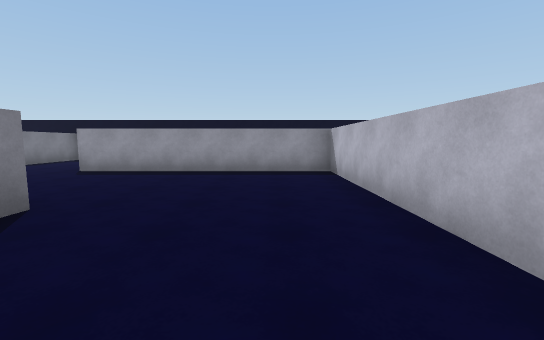
View 1 (above)

24 first-person views from a walk through a scene from a Unity 3-D project. The camera is 1.4 m above the floor, tilts 6° down and sees 90° across. The floor is counted in squares, 2 m on a side. Each view is taken from the middle of a square. On the plan, view 1 faces up. The plan holds only what a view shows up to about 9 squares ahead; the rest is blank. The player character is not drawn.

View 2
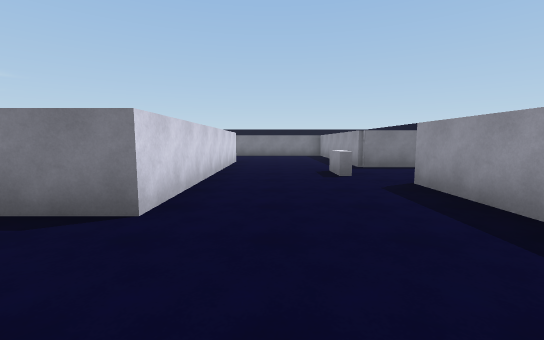

View 3
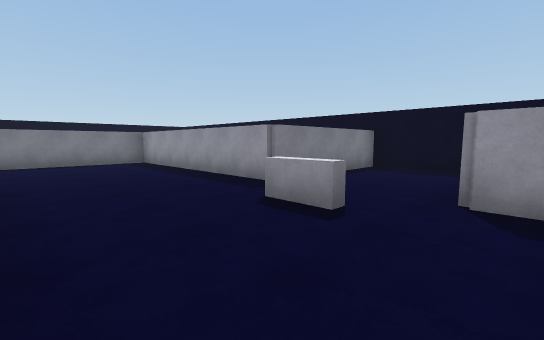

View 4
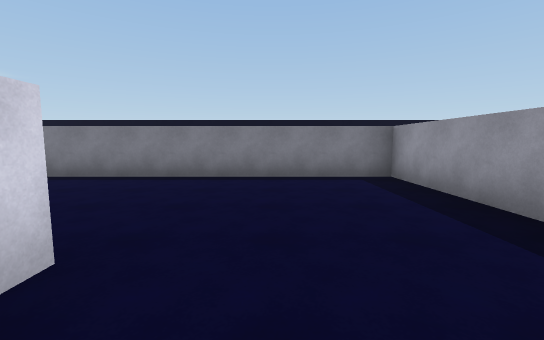

View 5
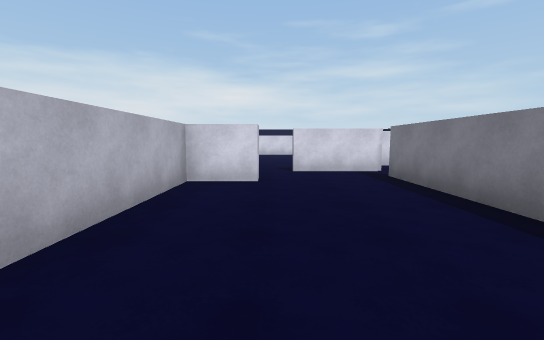

View 6
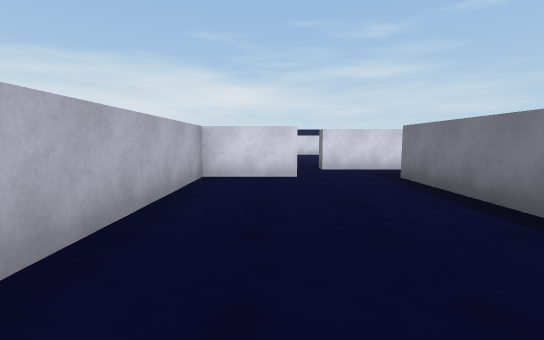

View 7
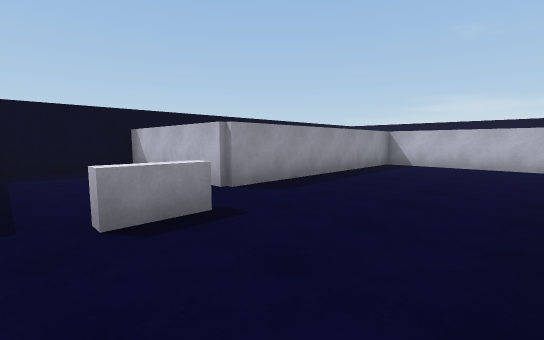

View 8
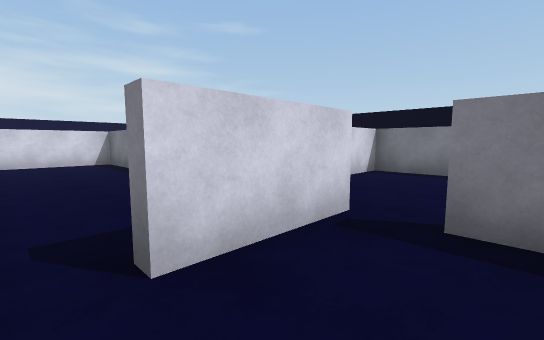

View 9
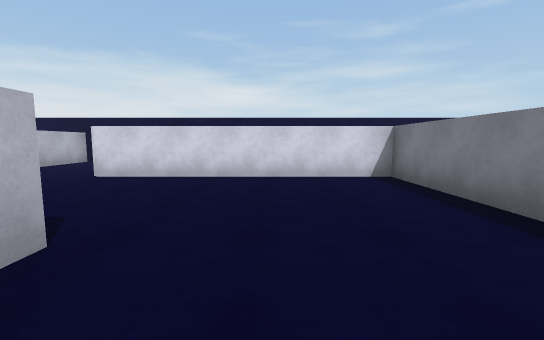

View 10
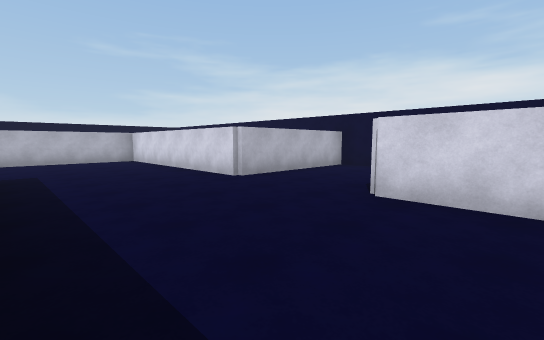

View 11
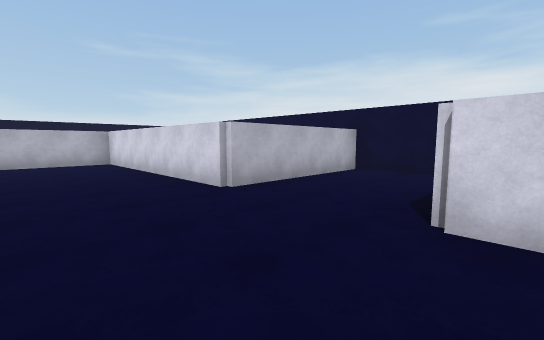

View 12
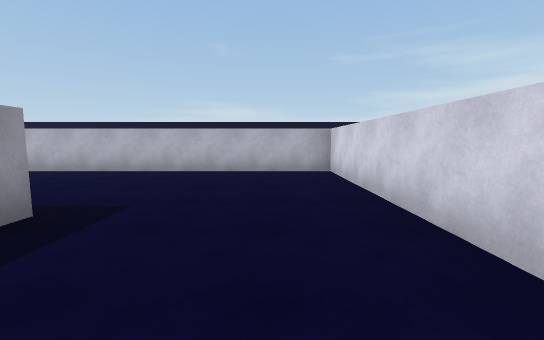

View 13
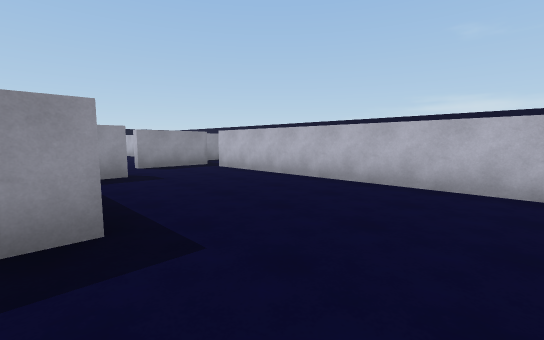

View 14
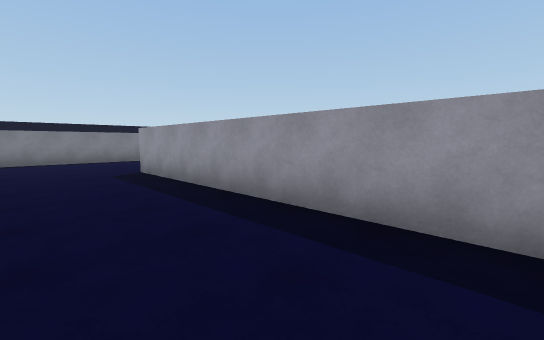

View 15
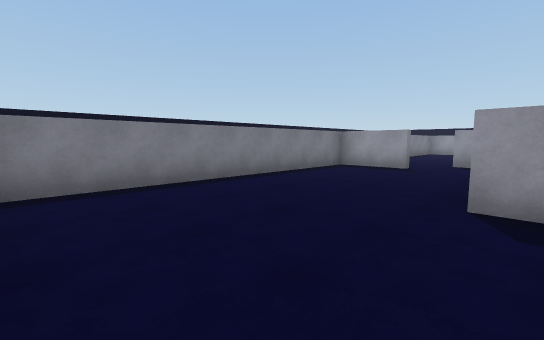

View 16
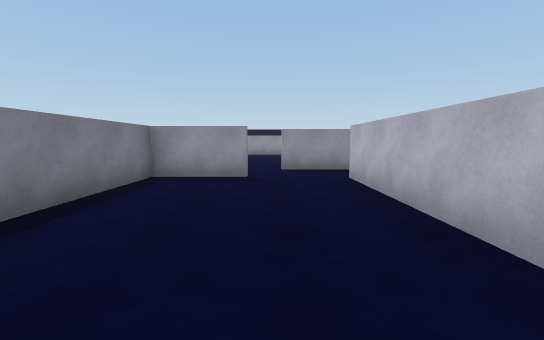

View 17
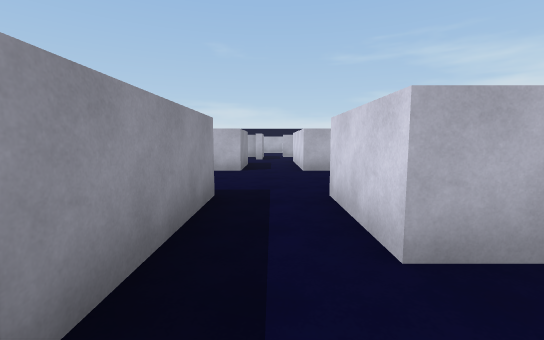

View 18
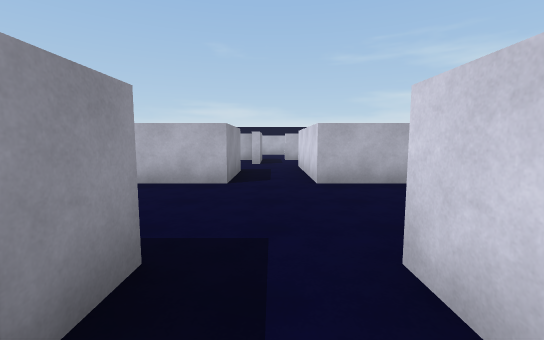

View 19
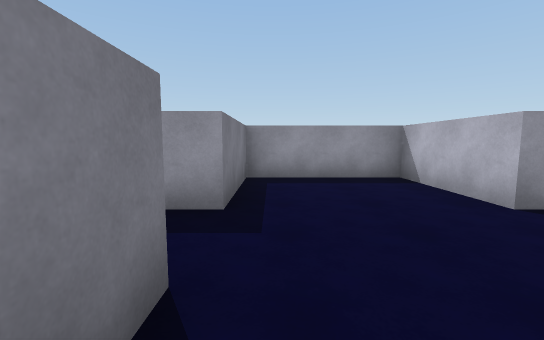

View 20
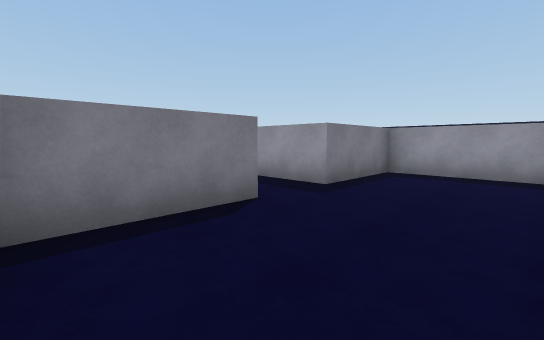

View 21
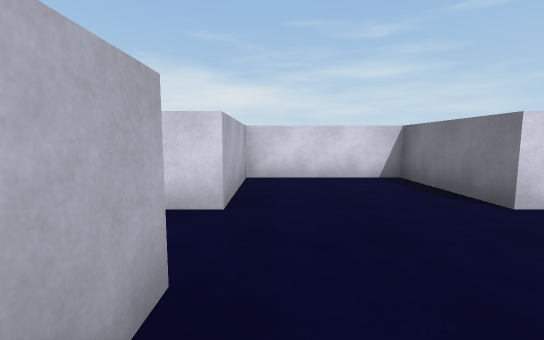

View 22
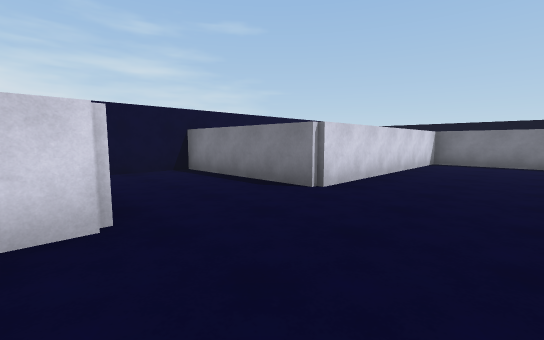

View 23
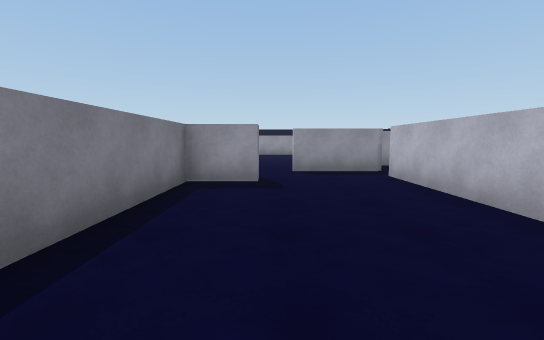

View 24
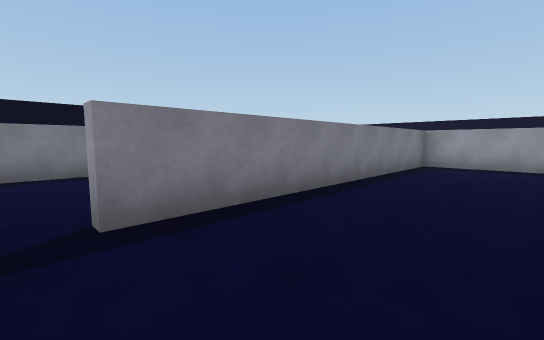

### Floor plan
Points are (right, up) in squares from view 1. A wall is a line through its corners. A room is listed if a view was taken in it or the views show most of it. See-through windows are left out.
Room 1 (views 1, 2, 3, 4, 5, 6, 7)
walls: (-10.8, -0.7) (-9.5, -0.7) (-9.5, 2.8) (-2.5, 2.8) (-2.5, -1.3); (-0.6, -1.4) (1.4, -1.4) (1.4, 6.4) (-4.5, 6.4) (-4.5, 10.4) (-7.5, 10.4) (-7.5, 6.4) (-13.4, 6.4) (-13.4, -1.5); (-2.5, -2.8) (-1.3, -2.8); (-13.8, -2.4) (-11.5, -2.4)
ways out: opening at (-11, -1.5) to room 2; opening at (-1, -3) to room 2; opening at (-3.5, -2) to room 3; opening at (-14, -2)
Room 2 (views 8, 9, 10, 11, 12, 13, 14, 15, 16, 17, 18, 22, 23, 24)
walls: (-7.5, -1.3) (-10.8, -1.3); (-1.3, -2.8) (-1.3, -3.3) (-2.5, -3.3) (-2.5, -6.7) (-9.5, -6.7) (-9.5, -2.8) (-7.5, -2.8); (-11.4, -2.6) (-13.4, -2.6) (-13.4, -10.4) (-7.5, -10.4) (-7.5, -14.4) (-4.5, -14.4) (-4.5, -10.4) (1.4, -10.4) (1.4, -2.5); (1.8, -1.6) (-0.5, -1.6)
ways out: opening at (-11, -1.5) to room 1; opening at (-1, -3) to room 1; opening at (-8.5, -2) to room 3
Room 3 (views 19, 20, 21)
walls: (-7.5, -2.8) (-7.5, -5.2) (-4.5, -5.2) (-4.5, -2.8) (-2.5, -2.8); (-2.5, -1.3) (-4.5, -1.3) (-4.5, 1.3) (-7.5, 1.3) (-7.5, -1.3)
ways out: opening at (-3.5, -2) to room 1; opening at (-8.5, -2) to room 2

Positions as (right, up) in squares from view 1, and headings:
1: (0, 0), facing up
2: (0, 4), facing left
3: (-4, 3), facing up-left
4: (-8, 4), facing left
5: (-11, 4), facing down
6: (0, 4), facing down
7: (-7, 3), facing up-right
8: (-11, -1), facing down-left
9: (-11, -5), facing down
10: (-9, -7), facing down-right
11: (-8, -8), facing down-right
12: (-5, -9), facing right
13: (-3, -9), facing up-right
14: (-3, -9), facing up-left
15: (-9, -10), facing up-left
16: (-11, -8), facing up
17: (-11, -2), facing right
18: (-9, -2), facing right
19: (-7, -4), facing up
20: (-5, -5), facing up-left
21: (-5, 0), facing down
22: (-4, -8), facing down-left
23: (-1, -8), facing up
24: (-11, -2), facing up-left
